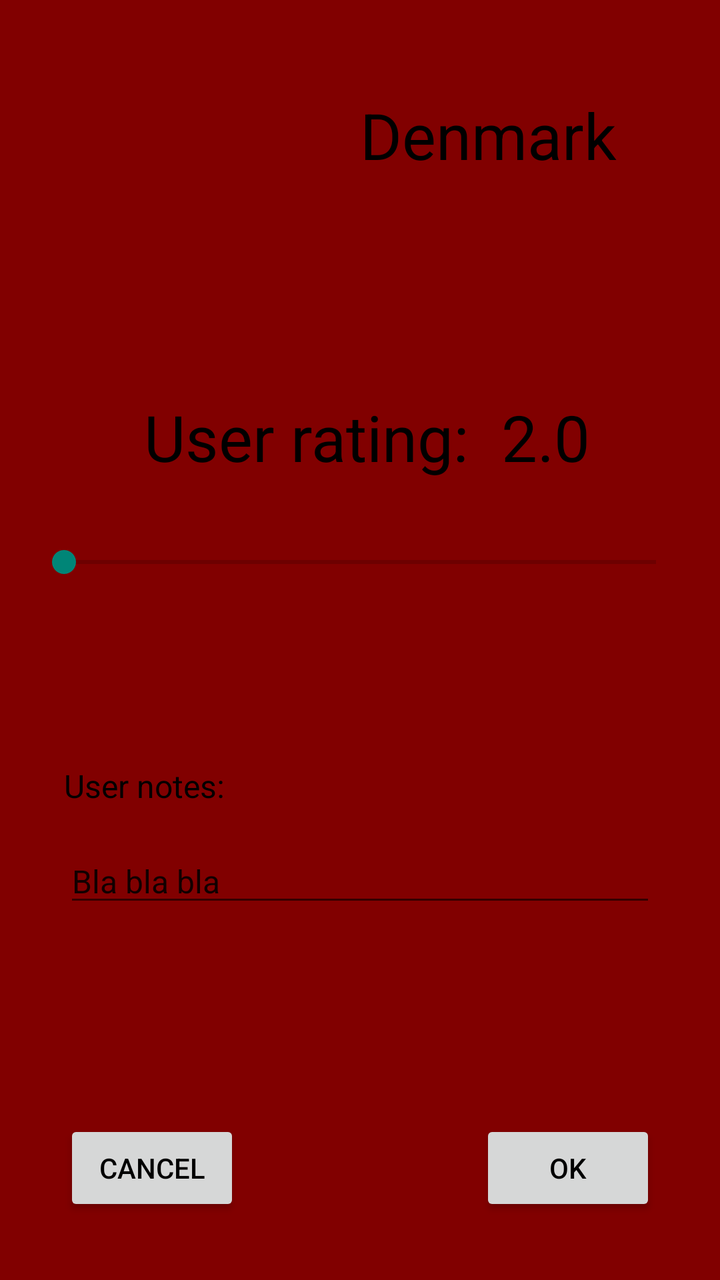
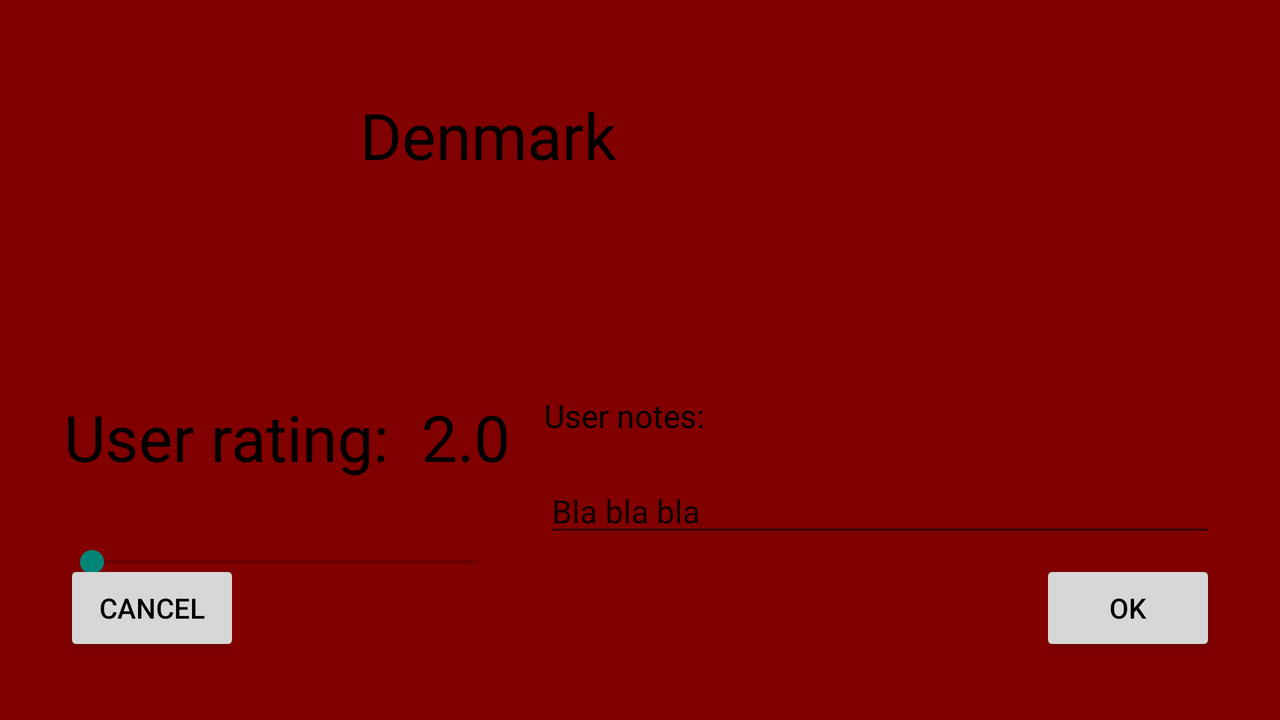

Compare how this app lays out the same screen by default and in its alternative resource folder. The renders come first, then the two layout files and the values they reference.
<!-- AndroidManifest.xml: application theme AppTheme -->
<!-- res/layout/activity_edit.xml -->
<?xml version="1.0" encoding="utf-8"?>
<androidx.constraintlayout.widget.ConstraintLayout xmlns:android="http://schemas.android.com/apk/res/android"
    xmlns:app="http://schemas.android.com/apk/res-auto"
    xmlns:tools="http://schemas.android.com/tools"
    android:layout_width="match_parent"
    android:layout_height="match_parent">

    <ImageView
        android:id="@+id/imgFlag"
        android:layout_width="148dp"
        android:layout_height="149dp"
        android:layout_marginStart="16dp"
        app:layout_constraintStart_toStartOf="parent"
        app:layout_constraintTop_toTopOf="parent"
        app:srcCompat="@drawable/dk" />

    <TextView
        android:id="@+id/tvCountryName"
        android:layout_width="wrap_content"
        android:layout_height="wrap_content"
        android:layout_marginStart="16dp"
        android:textSize="32sp"
        app:layout_constraintBottom_toBottomOf="@+id/imgFlag"
        app:layout_constraintStart_toEndOf="@+id/imgFlag"
        app:layout_constraintTop_toTopOf="@+id/imgFlag"
        app:layout_constraintVertical_bias="0.433"
        tools:text="Denmark" />

    <TextView
        android:id="@+id/tvUserRatingLbl"
        android:layout_width="wrap_content"
        android:layout_height="wrap_content"
        android:layout_marginStart="72dp"
        android:layout_marginTop="48dp"
        android:text="@string/tvUserRatingLbl"
        android:textSize="32sp"
        app:layout_constraintStart_toStartOf="parent"
        app:layout_constraintTop_toBottomOf="@+id/imgFlag" />

    <TextView
        android:id="@+id/tvUserRating"
        android:layout_width="wrap_content"
        android:layout_height="wrap_content"
        android:layout_marginStart="16dp"
        android:textSize="32sp"
        app:layout_constraintBottom_toBottomOf="@+id/tvUserRatingLbl"
        app:layout_constraintStart_toEndOf="@+id/tvUserRatingLbl"
        tools:text="2.0" />

    <SeekBar
        android:id="@+id/sbSeekBar"
        android:layout_width="0dp"
        android:layout_height="wrap_content"
        android:layout_marginStart="16dp"
        android:layout_marginTop="32dp"
        android:layout_marginEnd="16dp"
        app:layout_constraintEnd_toEndOf="parent"
        app:layout_constraintStart_toStartOf="parent"
        app:layout_constraintTop_toBottomOf="@+id/tvUserRatingLbl" />

    <TextView
        android:id="@+id/tvUserNoteLbl"
        android:layout_width="wrap_content"
        android:layout_height="wrap_content"
        android:layout_marginStart="32dp"
        android:layout_marginTop="16dp"
        android:textSize="16sp"
        android:text="@string/tvUserNoteLbl"
        app:layout_constraintStart_toStartOf="parent"
        app:layout_constraintTop_toTopOf="@+id/guideline2" />

    <androidx.constraintlayout.widget.Guideline
        android:id="@+id/guideline2"
        android:layout_width="wrap_content"
        android:layout_height="wrap_content"
        android:orientation="horizontal"
        app:layout_constraintGuide_begin="366dp" />

    <EditText
        android:id="@+id/eTxtUserNote"
        android:layout_width="0dp"
        android:layout_height="wrap_content"
        android:layout_marginTop="16dp"
        android:layout_marginEnd="32dp"
        android:ems="10"
        android:gravity="start|top"
        android:inputType="textMultiLine"
        android:textSize="16sp"
        app:layout_constraintEnd_toEndOf="parent"
        app:layout_constraintStart_toStartOf="@+id/tvUserNoteLbl"
        app:layout_constraintTop_toBottomOf="@+id/tvUserNoteLbl"
        tools:text="Bla bla bla" />

    <Button
        android:id="@+id/btnCancel"
        android:layout_width="wrap_content"
        android:layout_height="wrap_content"
        android:layout_marginStart="32dp"
        android:layout_marginBottom="32dp"
        android:text="@string/btnCancel"
        app:layout_constraintBottom_toBottomOf="parent"
        app:layout_constraintStart_toStartOf="parent" />

    <Button
        android:id="@+id/btnOk"
        android:layout_width="wrap_content"
        android:layout_height="wrap_content"
        android:layout_marginEnd="32dp"
        android:layout_marginBottom="32dp"
        android:text="@string/btnOk"
        app:layout_constraintBottom_toBottomOf="parent"
        app:layout_constraintEnd_toEndOf="parent" />

</androidx.constraintlayout.widget.ConstraintLayout>
<!-- resources referenced by this layout -->
<resources>
  <string name="btnCancel">Cancel</string>
  <string name="btnOk">Ok</string>
  <string name="tvUserNoteLbl">User notes:</string>
  <string name="tvUserRatingLbl">User rating:</string>
  <style name="AppTheme" parent="Theme.AppCompat.Light.NoActionBar">
          
          <item name="colorPrimary">@color/colorPrimary</item>
          <item name="colorPrimaryDark">@color/colorWhite</item>
          <item name="android:colorBackground">@color/colorPrimaryDark</item>
          <item name="android:textColor">@color/colorPrimary</item>
      </style>
  <color name="colorPrimary">#000000</color>
  <color name="colorWhite">#FFFFFF</color>
  <color name="colorPrimaryDark">#810000</color>
</resources>
<!-- res/layout-land/activity_edit.xml (the repository's variant of the layout above) -->
<!-- drawn on the phone turned sideways -->
<?xml version="1.0" encoding="utf-8"?>
<androidx.constraintlayout.widget.ConstraintLayout xmlns:android="http://schemas.android.com/apk/res/android"
    xmlns:app="http://schemas.android.com/apk/res-auto"
    xmlns:tools="http://schemas.android.com/tools"
    android:layout_width="match_parent"
    android:layout_height="match_parent">

    <ImageView
        android:id="@+id/imgFlag"
        android:layout_width="148dp"
        android:layout_height="149dp"
        android:layout_marginStart="16dp"
        app:layout_constraintStart_toStartOf="parent"
        app:layout_constraintTop_toTopOf="parent"
        app:srcCompat="@drawable/dk" />

    <TextView
        android:id="@+id/tvCountryName"
        android:layout_width="wrap_content"
        android:layout_height="wrap_content"
        android:layout_marginStart="16dp"
        android:textSize="32sp"
        app:layout_constraintBottom_toBottomOf="@+id/imgFlag"
        app:layout_constraintStart_toEndOf="@+id/imgFlag"
        app:layout_constraintTop_toTopOf="@+id/imgFlag"
        app:layout_constraintVertical_bias="0.433"
        tools:text="Denmark" />

    <TextView
        android:id="@+id/tvUserRatingLbl"
        android:layout_width="wrap_content"
        android:layout_height="wrap_content"
        android:layout_marginStart="32dp"
        android:layout_marginTop="48dp"
        android:text="@string/tvUserRatingLbl"
        android:textSize="32sp"
        app:layout_constraintStart_toStartOf="parent"
        app:layout_constraintTop_toBottomOf="@+id/imgFlag" />

    <TextView
        android:id="@+id/tvUserRating"
        android:layout_width="wrap_content"
        android:layout_height="wrap_content"
        android:layout_marginStart="16dp"
        android:textSize="32sp"
        app:layout_constraintBottom_toBottomOf="@+id/tvUserRatingLbl"
        app:layout_constraintStart_toEndOf="@+id/tvUserRatingLbl"
        tools:text="2.0" />

    <SeekBar
        android:id="@+id/sbSeekBar"
        android:layout_width="0dp"
        android:layout_height="wrap_content"
        android:layout_marginStart="30dp"
        android:layout_marginTop="32dp"
        app:layout_constraintEnd_toEndOf="@+id/tvUserRating"
        app:layout_constraintStart_toStartOf="parent"
        app:layout_constraintTop_toBottomOf="@+id/tvUserRatingLbl" />

    <TextView
        android:id="@+id/tvUserNoteLbl"
        android:layout_width="wrap_content"
        android:layout_height="wrap_content"
        android:layout_marginStart="16dp"
        android:text="@string/tvUserNoteLbl"
        android:textSize="16sp"
        app:layout_constraintStart_toStartOf="@+id/guideline5"
        app:layout_constraintTop_toTopOf="@+id/tvUserRatingLbl" />

    <EditText
        android:id="@+id/eTxtUserNote"
        android:layout_width="0dp"
        android:layout_height="wrap_content"
        android:layout_marginTop="16dp"
        android:layout_marginEnd="32dp"
        android:ems="10"
        android:gravity="start|top"
        android:inputType="textMultiLine"
        android:textSize="16sp"
        app:layout_constraintEnd_toEndOf="parent"
        app:layout_constraintHorizontal_bias="0.0"
        app:layout_constraintStart_toStartOf="@+id/tvUserNoteLbl"
        app:layout_constraintTop_toBottomOf="@+id/tvUserNoteLbl"
        tools:text="Bla bla bla" />

    <Button
        android:id="@+id/btnCancel"
        android:layout_width="wrap_content"
        android:layout_height="wrap_content"
        android:layout_marginStart="32dp"
        android:layout_marginBottom="32dp"
        android:text="@string/btnCancel"
        app:layout_constraintBottom_toBottomOf="parent"
        app:layout_constraintStart_toStartOf="parent" />

    <Button
        android:id="@+id/btnOk"
        android:layout_width="wrap_content"
        android:layout_height="wrap_content"
        android:layout_marginEnd="32dp"
        android:layout_marginBottom="32dp"
        android:text="@string/btnOk"
        app:layout_constraintBottom_toBottomOf="parent"
        app:layout_constraintEnd_toEndOf="parent" />

    <androidx.constraintlayout.widget.Guideline
        android:id="@+id/guideline5"
        android:layout_width="wrap_content"
        android:layout_height="wrap_content"
        android:orientation="vertical"
        app:layout_constraintGuide_percent="0.4" />

</androidx.constraintlayout.widget.ConstraintLayout>
